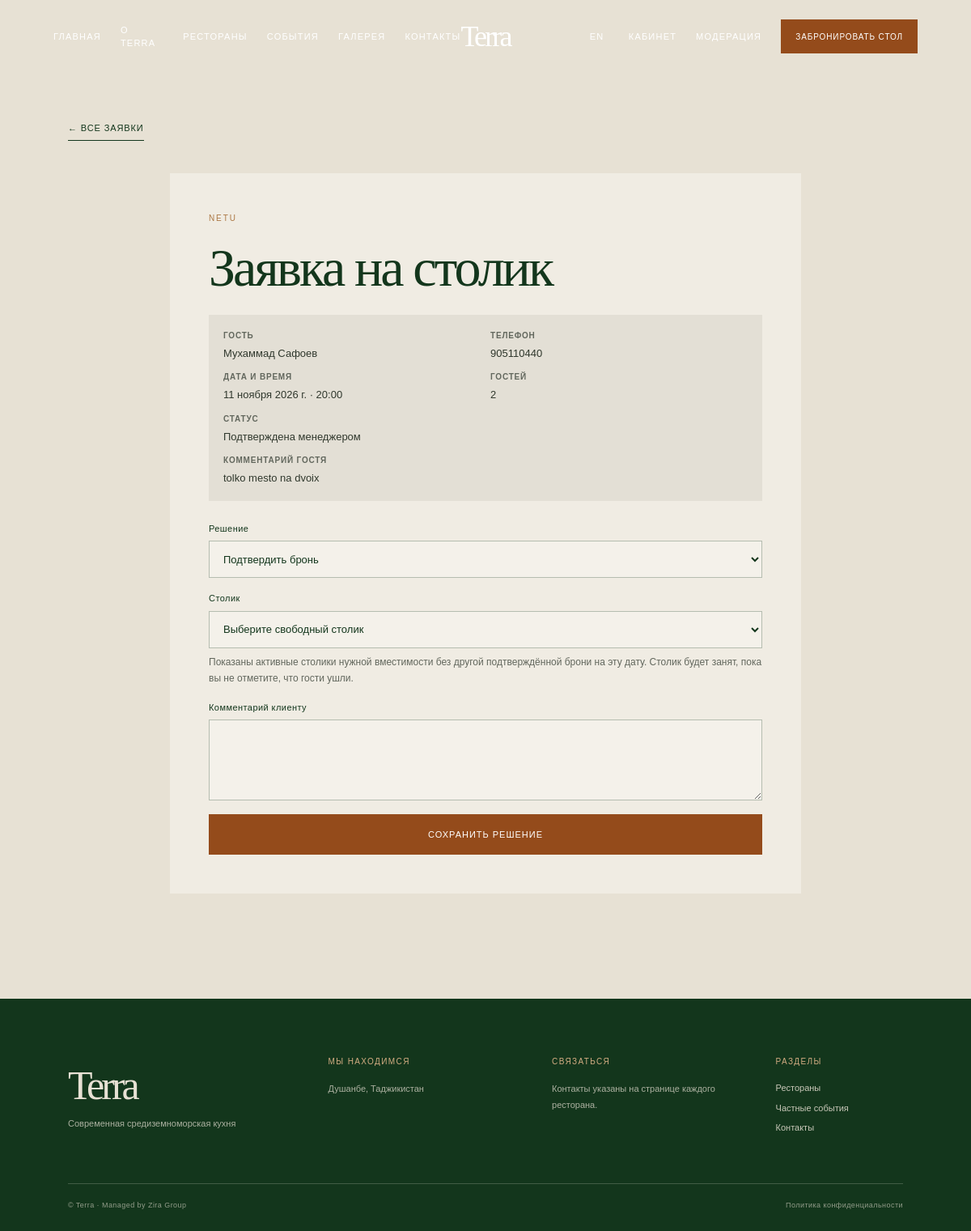
Page /owner/bookings/4/status/ (signed in) on the committed database.
### restaurant/models.py (models this page shows, shortened)
class BookingRequest(models.Model):
    STATUS_CHOICES = [
        ('new', 'Новая'),
        ('in_progress', 'В обработке'),
        ('confirmed', 'Подтверждена менеджером'),
        ('rejected', 'Отклонена рестораном'),
        ('completed', 'Гости ушли · столик свободен'),
        ('closed', 'Закрыта'),
    ]
    name = models.CharField('Имя', max_length=100)
    restaurant = models.ForeignKey(
        Restaurant,
        on_delete=models.CASCADE,
        related_name='bookings',
        verbose_name='Ресторан',
        null=True,
        blank=True,
    )
    phone = models.CharField('Телефон', max_length=40)
    booking_date = models.DateField('Дата')
    booking_time = models.TimeField('Время')
    guests = models.PositiveSmallIntegerField(
        'Количество гостей',
        validators=[MinValueValidator(1), MaxValueValidator(12)],
    )
    table = models.ForeignKey(
        RestaurantTable,
        on_delete=models.SET_NULL,
        related_name='bookings',
        verbose_name='Столик',
        null=True,
        blank=True,
    )
    comments = models.TextField('Комментарий', blank=True)
    owner_note = models.TextField('Ответ ресторана', blank=True)
    language = models.CharField('Язык сайта', max_length=2, default='ru')
    status = models.CharField(
        'Статус',
        max_length=20,
        choices=STATUS_CHOICES,
        default='new',
    )
    created_at = models.DateTimeField('Создана', auto_now_add=True)
    class Meta:
        ordering = ['-created_at']
        verbose_name = 'заявка на бронирование'
        verbose_name_plural = 'заявки на бронирование'

class Restaurant(models.Model):
    owner = models.ForeignKey(
        User,
        on_delete=models.CASCADE,
        related_name='restaurants',
        verbose_name='Владелец аккаунта',
        null=True,
        blank=True,
    )
    name = models.CharField('Название', max_length=150)
    slug = models.SlugField('Адрес страницы', unique=True)
    cuisine = models.CharField('Кухня или тип заведения', max_length=100, blank=True)
    description = models.TextField('Описание')
    address = models.CharField('Адрес', max_length=250)
    phone = models.CharField('Телефон', max_length=40, blank=True)
    opening_hours = models.CharField('Часы работы', max_length=100, blank=True)
    menu_is_sample = models.BooleanField(
        'В меню есть примеры, не подтверждённые рестораном',
        default=False,
    )
    latitude = models.DecimalField('Широта карты', max_digits=9, decimal_places=6)
    longitude = models.DecimalField('Долгота карты', max_digits=9, decimal_places=6)
    image = models.ImageField(
        'Фотография ресторана',
        upload_to='restaurants/',
        blank=True,
    )
    image_url = models.URLField('Ссылка на фотографию', blank=True)
    is_approved = models.BooleanField('Показывать на сайте', default=True)
    moderation_note = models.TextField('Комментарий модератора', blank=True)
    created_at = models.DateTimeField('Создан', auto_now_add=True)
    class Meta:
        ordering = ['name']
        verbose_name = 'ресторан'
        verbose_name_plural = 'рестораны'
    def __str__(self):
        return self.name

### restaurant/views.py (the view, shortened to what this page needs)
class BookingDecisionView(SuperuserRequiredMixin, SiteContextMixin, FormView):
    form_class = BookingDecisionForm
    template_name = 'restaurant/booking_status_form.html'
    def dispatch(self, request, *args, **kwargs):
        self.booking = get_object_or_404(
            BookingRequest.objects.select_related('restaurant', 'table').filter(
                restaurant__owner=request.user,
            ),
            pk=kwargs['pk'],
        )
        return super().dispatch(request, *args, **kwargs)
    def get_form_kwargs(self):
        kwargs = super().get_form_kwargs()
        kwargs['booking'] = self.booking
        return kwargs
    def get_context_data(self, **kwargs):
        context = super().get_context_data(**kwargs)
        context['booking'] = self.booking
        form = context.get('form')
        if form is not None:
            context['table_count'] = form.fields['table'].queryset.count()
        return context

### restaurant/forms.py (called while the page is built)
    def get_available_tables(self):
        booking = self.booking
        tables = RestaurantTable.objects.filter(
            restaurant=booking.restaurant,
            is_active=True,
            capacity__gte=booking.guests,
        )
        overlapping_bookings = BookingRequest.objects.filter(
            restaurant=booking.restaurant,
            status='confirmed',
            table__in=tables,
            booking_date=booking.booking_date,
        ).exclude(pk=booking.pk).select_related('table')
        busy_table_ids = overlapping_bookings.values_list('table_id', flat=True)
        return tables.exclude(pk__in=busy_table_ids)

### restaurant/models.py (called while the page is built)
    def __str__(self):
        return f'{self.restaurant.name} — {self.name} ({self.capacity} мест)'

### restaurant/views.py (called while the page is built)
def save_language_in_session(request):
    language = request.GET.get('language')
    if language in ('ru', 'en'):
        request.session['language'] = language
    request.language = request.session.get('language', 'ru')

def get_shared_context(request):
    return {
        'site_settings': SiteSettings.objects.first(),
        'site_language': request.language,
        'booking_form': BookingRequestForm(),
    }

    def dispatch(self, request, *args, **kwargs):
        save_language_in_session(request)
        return super().dispatch(request, *args, **kwargs)

    def get_context_data(self, **kwargs):
        context = super().get_context_data(**kwargs)
        context.update(get_shared_context(self.request))
        return context

    def test_func(self):
        return self.request.user.is_superuser

### restaurant/templates/restaurant/booking_status_form.html (shortened to what this page needs)
{% load static %}
<!doctype html>
<html lang="{{ site_language }}">
<head>
    {% include 'restaurant/head_assets.html' %}
</head>
<body class="bg-terra-ivory font-clean text-terra-green">
{% include 'restaurant/site_header.html' %}
<main class="owner-page section-wrap">
    <a class="text-link owner-back-link" href="{% url 'restaurant:booking_manage' %}">← {% if site_language == 'en' %}All requests{% else %}Все заявки{% endif %}</a>
    <section class="booking-decision-card">
        <p class="eyebrow">{{ booking.restaurant.name }}</p>
        <h1 class="display-heading">{% if site_language == 'en' %}Review request{% else %}Заявка на столик{% endif %}</h1>
        <div class="booking-facts">
            <p><strong>{% if site_language == 'en' %}Guest{% else %}Гость{% endif %}</strong>{{ booking.name }}</p>
            <p><strong>{% if site_language == 'en' %}Phone{% else %}Телефон{% endif %}</strong><a href="tel:{{ booking.phone }}">{{ booking.phone }}</a></p>
            <p><strong>{% if site_language == 'en' %}Date and time{% else %}Дата и время{% endif %}</strong>{{ booking.booking_date }} · {{ booking.booking_time }}</p>
            <p><strong>{% if site_language == 'en' %}Guests{% else %}Гостей{% endif %}</strong>{{ booking.guests }}</p>
            <p><strong>{% if site_language == 'en' %}Current status{% else %}Статус{% endif %}</strong>{{ booking.get_status_display }}</p>
            {% if booking.comments %}<p class="booking-comment"><strong>{% if site_language == 'en' %}Guest note{% else %}Комментарий гостя{% endif %}</strong>{{ booking.comments }}</p>{% endif %}
        </div>
        <form method="post" class="form-stack">
            {% for field in form %}
                <div class="form-field">
                    <label for="{{ field.id_for_label }}">{{ field.label }}</label>
                    {{ field }}
                    {% if field.name == 'table' %}<span class="form-note">{% if site_language == 'en' %}Only active tables with enough seats and no other confirmed booking on this date are shown. The table stays unavailable until you mark the guests as departed.{% else %}Показаны активные столики нужной вместимости без другой подтверждённой брони на эту дату. Столик будет занят, пока вы не отметите, что гости ушли.{% endif %}</span>{% endif %}
                </div>
            {% endfor %}
            <button class="button" type="submit">{% if site_language == 'en' %}Save decision{% else %}Сохранить решение{% endif %}</button>
        </form>
    </section>
</main>
{% include 'restaurant/site_footer.html' %}
</body>
</html>

### restaurant/static/restaurant/css/site.css (style rules this page uses)
:root { color-scheme: light; --ivory: #e7e1d4; --green: #13361c; --olive: #33412a; --clay: #944b1b; --gold: #ac7845; --serif: Georgia, "Times New Roman", serif; --sans: Arial, Helvetica, sans-serif; }
* { box-sizing: border-box; }
html { scroll-behavior: smooth; }
body { margin: 0; font-family: var(--sans); }
body, button, input, textarea { font-family: var(--sans); }
button, a { -webkit-tap-highlight-color: transparent; }
a { color: inherit; text-decoration: none; }
button { color: inherit; }
.button { display: inline-flex; min-height: 50px; align-items: center; justify-content: center; padding: 0 25px; border: 1px solid var(--clay); background: var(--clay); color: #fff; cursor: pointer; font-size: 11px; letter-spacing: .09em; text-align: center; text-transform: uppercase; transition: background-color .2s ease, color .2s ease, border-color .2s ease, transform .2s ease; }
.eyebrow { margin: 0 0 18px; color: var(--gold); font-size: 10px; letter-spacing: .19em; line-height: 1.6; text-transform: uppercase; }
.text-link { display: inline-flex; align-items: center; gap: 8px; border-bottom: 1px solid currentColor; padding-bottom: 6px; font-size: 11px; letter-spacing: .08em; text-transform: uppercase; }
.section-wrap { width: min(1300px, 86%); margin: 0 auto; }
.display-heading { margin: 0; font: 400 clamp(38px, 5.7vw, 76px)/1.05 var(--serif); letter-spacing: -.045em; }
.form-intro, .form-note { color: #62675d; font-size: 12px; line-height: 1.7; }
.form-stack { display: grid; gap: 17px; margin-top: 26px; }
.form-field { display: grid; gap: 7px; }
.form-field label { font-size: 11px; letter-spacing: .04em; }
.form-input { width: 100%; min-height: 46px; padding: 12px 13px; border: 1px solid rgba(19, 54, 28, .28); border-radius: 0; background: rgba(255,255,255,.25); color: var(--green); font-size: 13px; }
textarea.form-input { min-height: 100px; resize: vertical; }
.owner-page { min-height: 60vh; padding-top: 145px; padding-bottom: 100px; }
.booking-decision-card { max-width: 780px; margin: 30px auto; padding: clamp(24px, 5vw, 48px); background: rgba(255,255,255,.35); }
.booking-decision-card h1 { margin-bottom: 24px; font-size: clamp(42px, 6vw, 66px); }
.owner-back-link { margin-bottom: 10px; }
.booking-facts { display: grid; grid-template-columns: 1fr 1fr; gap: 12px; margin-bottom: 25px; padding: 18px; background: rgba(215,212,199,.5); }
.booking-facts p { display: grid; gap: 5px; margin: 0; color: #30382d; font-size: 13px; }
.booking-facts strong { color: #62675d; font-size: 10px; letter-spacing: .08em; text-transform: uppercase; }
.booking-facts .booking-comment { grid-column: 1 / -1; }

### rows in the picture
BookingRequest: restaurant.name "NETU", name "Мухаммад Сафоев", phone "905110440", booking_date "11 ноября 2026 г.", booking_time "20:00", guests "2", status "Подтверждена менеджером", comments "tolko mesto na dvoix"

### other values in the picture
{{ field.label }} "Решение" "Столик" "Комментарий клиенту"
